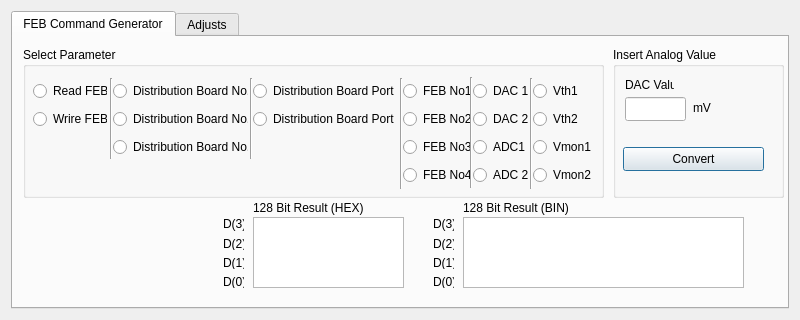
<?xml version="1.0" encoding="UTF-8"?>
<ui version="4.0">
 <class>febDialog</class>
 <widget class="QDialog" name="febDialog">
  <property name="geometry">
   <rect>
    <x>0</x>
    <y>0</y>
    <width>800</width>
    <height>320</height>
   </rect>
  </property>
  <property name="sizePolicy">
   <sizepolicy hsizetype="Fixed" vsizetype="Fixed">
    <horstretch>0</horstretch>
    <verstretch>0</verstretch>
   </sizepolicy>
  </property>
  <property name="minimumSize">
   <size>
    <width>800</width>
    <height>320</height>
   </size>
  </property>
  <property name="maximumSize">
   <size>
    <width>800</width>
    <height>320</height>
   </size>
  </property>
  <property name="windowTitle">
   <string>Dialog</string>
  </property>
  <layout class="QGridLayout" name="gridLayout_2">
   <item row="0" column="0">
    <widget class="QTabWidget" name="tabWidget">
     <property name="currentIndex">
      <number>0</number>
     </property>
     <widget class="QWidget" name="tab">
      <attribute name="title">
       <string>FEB Command Generator</string>
      </attribute>
      <widget class="QGroupBox" name="groupBox">
       <property name="geometry">
        <rect>
         <x>600</x>
         <y>10</y>
         <width>171</width>
         <height>151</height>
        </rect>
       </property>
       <property name="sizePolicy">
        <sizepolicy hsizetype="Expanding" vsizetype="Expanding">
         <horstretch>0</horstretch>
         <verstretch>0</verstretch>
        </sizepolicy>
       </property>
       <property name="title">
        <string>Insert Analog Value</string>
       </property>
       <widget class="QPushButton" name="pushButton">
        <property name="geometry">
         <rect>
          <x>10</x>
          <y>100</y>
          <width>141</width>
          <height>24</height>
         </rect>
        </property>
        <property name="sizePolicy">
         <sizepolicy hsizetype="Fixed" vsizetype="Fixed">
          <horstretch>0</horstretch>
          <verstretch>0</verstretch>
         </sizepolicy>
        </property>
        <property name="text">
         <string>Convert</string>
        </property>
       </widget>
       <widget class="QLabel" name="label">
        <property name="geometry">
         <rect>
          <x>12</x>
          <y>30</y>
          <width>49</width>
          <height>16</height>
         </rect>
        </property>
        <property name="text">
         <string>DAC Value</string>
        </property>
       </widget>
       <widget class="QLineEdit" name="lineEdit_dacValue">
        <property name="geometry">
         <rect>
          <x>12</x>
          <y>50</y>
          <width>61</width>
          <height>24</height>
         </rect>
        </property>
       </widget>
       <widget class="QLabel" name="label_3">
        <property name="geometry">
         <rect>
          <x>80</x>
          <y>50</y>
          <width>21</width>
          <height>21</height>
         </rect>
        </property>
        <property name="text">
         <string>mV</string>
        </property>
       </widget>
      </widget>
      <widget class="QGroupBox" name="groupBox_2">
       <property name="geometry">
        <rect>
         <x>10</x>
         <y>10</y>
         <width>581</width>
         <height>151</height>
        </rect>
       </property>
       <property name="title">
        <string>Select Parameter</string>
       </property>
       <widget class="QWidget" name="layoutWidget">
        <property name="geometry">
         <rect>
          <x>10</x>
          <y>32</y>
          <width>74</width>
          <height>52</height>
         </rect>
        </property>
        <layout class="QVBoxLayout" name="verticalLayout">
         <item>
          <widget class="QRadioButton" name="rB_Feb_Read">
           <property name="text">
            <string>Read FEB</string>
           </property>
          </widget>
         </item>
         <item>
          <widget class="QRadioButton" name="rB_Feb_Set">
           <property name="text">
            <string>Wrire FEB</string>
           </property>
          </widget>
         </item>
        </layout>
       </widget>
       <widget class="QWidget" name="layoutWidget">
        <property name="geometry">
         <rect>
          <x>90</x>
          <y>32</y>
          <width>135</width>
          <height>80</height>
         </rect>
        </property>
        <layout class="QVBoxLayout" name="verticalLayout_2">
         <item>
          <widget class="QRadioButton" name="rB_DB_No1">
           <property name="text">
            <string>Distribution Board No.1</string>
           </property>
          </widget>
         </item>
         <item>
          <widget class="QRadioButton" name="rB_DB_No2">
           <property name="text">
            <string>Distribution Board No.2</string>
           </property>
          </widget>
         </item>
         <item>
          <widget class="QRadioButton" name="rB_DB_No3">
           <property name="text">
            <string>Distribution Board No.2</string>
           </property>
          </widget>
         </item>
        </layout>
       </widget>
       <widget class="QWidget" name="layoutWidget">
        <property name="geometry">
         <rect>
          <x>230</x>
          <y>32</y>
          <width>143</width>
          <height>52</height>
         </rect>
        </property>
        <layout class="QVBoxLayout" name="verticalLayout_3">
         <item>
          <widget class="QRadioButton" name="rB_DB_P1">
           <property name="text">
            <string>Distribution Board Port 1</string>
           </property>
          </widget>
         </item>
         <item>
          <widget class="QRadioButton" name="rB_DB_P2">
           <property name="text">
            <string>Distribution Board Port 2</string>
           </property>
          </widget>
         </item>
        </layout>
       </widget>
       <widget class="QWidget" name="layoutWidget">
        <property name="geometry">
         <rect>
          <x>380</x>
          <y>32</y>
          <width>67</width>
          <height>108</height>
         </rect>
        </property>
        <layout class="QVBoxLayout" name="verticalLayout_4">
         <item>
          <widget class="QRadioButton" name="rB_Feb1">
           <property name="text">
            <string>FEB No1</string>
           </property>
          </widget>
         </item>
         <item>
          <widget class="QRadioButton" name="rB_Feb2">
           <property name="text">
            <string>FEB No2</string>
           </property>
          </widget>
         </item>
         <item>
          <widget class="QRadioButton" name="rB_Feb3">
           <property name="text">
            <string>FEB No3</string>
           </property>
          </widget>
         </item>
         <item>
          <widget class="QRadioButton" name="rB_Feb4">
           <property name="text">
            <string>FEB No4</string>
           </property>
          </widget>
         </item>
        </layout>
       </widget>
       <widget class="QWidget" name="layoutWidget">
        <property name="geometry">
         <rect>
          <x>450</x>
          <y>32</y>
          <width>55</width>
          <height>108</height>
         </rect>
        </property>
        <layout class="QVBoxLayout" name="verticalLayout_5">
         <item>
          <widget class="QRadioButton" name="rB_Dac1">
           <property name="text">
            <string>DAC 1</string>
           </property>
          </widget>
         </item>
         <item>
          <widget class="QRadioButton" name="rB_Dac2">
           <property name="text">
            <string>DAC 2</string>
           </property>
          </widget>
         </item>
         <item>
          <widget class="QRadioButton" name="rB_Adc1">
           <property name="text">
            <string>ADC1</string>
           </property>
          </widget>
         </item>
         <item>
          <widget class="QRadioButton" name="rB_Adc2">
           <property name="text">
            <string>ADC 2</string>
           </property>
          </widget>
         </item>
        </layout>
       </widget>
       <widget class="QWidget" name="layoutWidget">
        <property name="geometry">
         <rect>
          <x>510</x>
          <y>32</y>
          <width>60</width>
          <height>108</height>
         </rect>
        </property>
        <layout class="QVBoxLayout" name="verticalLayout_6">
         <item>
          <widget class="QRadioButton" name="rB_Vth1">
           <property name="text">
            <string>Vth1</string>
           </property>
          </widget>
         </item>
         <item>
          <widget class="QRadioButton" name="rB_Vth2">
           <property name="text">
            <string>Vth2</string>
           </property>
          </widget>
         </item>
         <item>
          <widget class="QRadioButton" name="rB_Vmon1">
           <property name="text">
            <string>Vmon1</string>
           </property>
          </widget>
         </item>
         <item>
          <widget class="QRadioButton" name="rB_Vmon2">
           <property name="text">
            <string>Vmon2</string>
           </property>
          </widget>
         </item>
        </layout>
       </widget>
       <widget class="Line" name="line">
        <property name="geometry">
         <rect>
          <x>80</x>
          <y>31</y>
          <width>16</width>
          <height>81</height>
         </rect>
        </property>
        <property name="orientation">
         <enum>Qt::Vertical</enum>
        </property>
       </widget>
       <widget class="Line" name="line_2">
        <property name="geometry">
         <rect>
          <x>220</x>
          <y>31</y>
          <width>16</width>
          <height>81</height>
         </rect>
        </property>
        <property name="orientation">
         <enum>Qt::Vertical</enum>
        </property>
       </widget>
       <widget class="Line" name="line_3">
        <property name="geometry">
         <rect>
          <x>370</x>
          <y>31</y>
          <width>16</width>
          <height>111</height>
         </rect>
        </property>
        <property name="orientation">
         <enum>Qt::Vertical</enum>
        </property>
       </widget>
       <widget class="Line" name="line_4">
        <property name="geometry">
         <rect>
          <x>440</x>
          <y>30</y>
          <width>16</width>
          <height>111</height>
         </rect>
        </property>
        <property name="orientation">
         <enum>Qt::Vertical</enum>
        </property>
       </widget>
       <widget class="Line" name="line_5">
        <property name="geometry">
         <rect>
          <x>500</x>
          <y>31</y>
          <width>16</width>
          <height>111</height>
         </rect>
        </property>
        <property name="orientation">
         <enum>Qt::Vertical</enum>
        </property>
       </widget>
      </widget>
      <widget class="QPlainTextEdit" name="plainTextEdit">
       <property name="geometry">
        <rect>
         <x>240</x>
         <y>180</y>
         <width>151</width>
         <height>71</height>
        </rect>
       </property>
       <property name="sizePolicy">
        <sizepolicy hsizetype="Preferred" vsizetype="Preferred">
         <horstretch>0</horstretch>
         <verstretch>0</verstretch>
        </sizepolicy>
       </property>
      </widget>
      <widget class="QLabel" name="label_2">
       <property name="geometry">
        <rect>
         <x>240</x>
         <y>160</y>
         <width>121</width>
         <height>21</height>
        </rect>
       </property>
       <property name="text">
        <string>128 Bit Result (HEX) </string>
       </property>
      </widget>
      <widget class="QPlainTextEdit" name="plainTextEdit_2">
       <property name="geometry">
        <rect>
         <x>450</x>
         <y>180</y>
         <width>281</width>
         <height>71</height>
        </rect>
       </property>
       <property name="sizePolicy">
        <sizepolicy hsizetype="Preferred" vsizetype="Preferred">
         <horstretch>0</horstretch>
         <verstretch>0</verstretch>
        </sizepolicy>
       </property>
      </widget>
      <widget class="QLabel" name="label_4">
       <property name="geometry">
        <rect>
         <x>450</x>
         <y>160</y>
         <width>121</width>
         <height>21</height>
        </rect>
       </property>
       <property name="text">
        <string>128 Bit Result (BIN) </string>
       </property>
      </widget>
      <widget class="QWidget" name="layoutWidget_2">
       <property name="geometry">
        <rect>
         <x>210</x>
         <y>180</y>
         <width>21</width>
         <height>71</height>
        </rect>
       </property>
       <layout class="QVBoxLayout" name="verticalLayout_8">
        <item>
         <widget class="QLabel" name="label_9">
          <property name="text">
           <string>D(3)</string>
          </property>
         </widget>
        </item>
        <item>
         <widget class="QLabel" name="label_10">
          <property name="text">
           <string>D(2)</string>
          </property>
         </widget>
        </item>
        <item>
         <widget class="QLabel" name="label_11">
          <property name="text">
           <string>D(1)</string>
          </property>
         </widget>
        </item>
        <item>
         <widget class="QLabel" name="label_12">
          <property name="text">
           <string>D(0)</string>
          </property>
         </widget>
        </item>
       </layout>
      </widget>
      <widget class="QWidget" name="layoutWidget">
       <property name="geometry">
        <rect>
         <x>420</x>
         <y>180</y>
         <width>21</width>
         <height>71</height>
        </rect>
       </property>
       <layout class="QVBoxLayout" name="verticalLayout_7">
        <item>
         <widget class="QLabel" name="label_5">
          <property name="text">
           <string>D(3)</string>
          </property>
         </widget>
        </item>
        <item>
         <widget class="QLabel" name="label_6">
          <property name="text">
           <string>D(2)</string>
          </property>
         </widget>
        </item>
        <item>
         <widget class="QLabel" name="label_7">
          <property name="text">
           <string>D(1)</string>
          </property>
         </widget>
        </item>
        <item>
         <widget class="QLabel" name="label_8">
          <property name="text">
           <string>D(0)</string>
          </property>
         </widget>
        </item>
       </layout>
      </widget>
     </widget>
     <widget class="QWidget" name="tab_2">
      <attribute name="title">
       <string>Adjusts</string>
      </attribute>
      <layout class="QGridLayout" name="gridLayout">
       <item row="0" column="0">
        <widget class="QTableWidget" name="tableWidget">
         <property name="sizePolicy">
          <sizepolicy hsizetype="Expanding" vsizetype="Expanding">
           <horstretch>0</horstretch>
           <verstretch>0</verstretch>
          </sizepolicy>
         </property>
         <row>
          <property name="text">
           <string>New Row</string>
          </property>
         </row>
         <row>
          <property name="text">
           <string>New Row</string>
          </property>
         </row>
         <row>
          <property name="text">
           <string>New Row</string>
          </property>
         </row>
         <row>
          <property name="text">
           <string>New Row</string>
          </property>
         </row>
         <row>
          <property name="text">
           <string>New Row</string>
          </property>
         </row>
         <row>
          <property name="text">
           <string>New Row</string>
          </property>
         </row>
         <row>
          <property name="text">
           <string>New Row</string>
          </property>
         </row>
         <row>
          <property name="text">
           <string>New Row</string>
          </property>
         </row>
         <column>
          <property name="text">
           <string>Column</string>
          </property>
         </column>
         <column>
          <property name="text">
           <string>Column</string>
          </property>
         </column>
         <column>
          <property name="text">
           <string>Column</string>
          </property>
         </column>
         <column>
          <property name="text">
           <string>Column</string>
          </property>
         </column>
         <column>
          <property name="text">
           <string>Column</string>
          </property>
         </column>
         <column>
          <property name="text">
           <string>Column</string>
          </property>
         </column>
         <column>
          <property name="text">
           <string>New </string>
          </property>
         </column>
         <column>
          <property name="text">
           <string>Column</string>
          </property>
         </column>
        </widget>
       </item>
      </layout>
     </widget>
    </widget>
   </item>
  </layout>
 </widget>
 <resources/>
 <connections/>
</ui>
